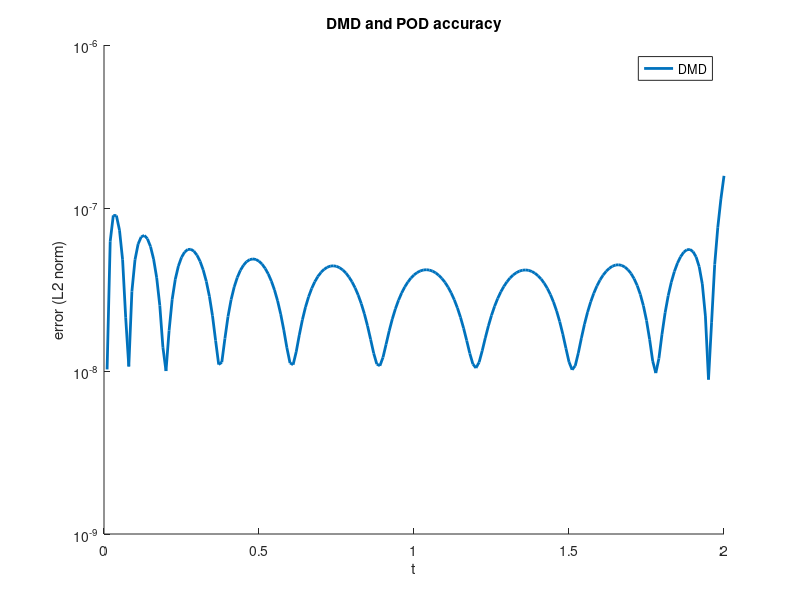

Recreate this plot in MATLAB.
clear all
dt = 0.01; t = 0:dt:2; Nt = length(t);
dx = 0.001; x = -2:dx:2; x = x'; Nx = length(x);

u = zeros(length(x),length(t));
advection = 0;
diffusion = 0.01;
% u0 = 0.5*exp(-(x-1).^2/0.05^2);

%% analytic solution u = 1/sqrt(4*pi*diffusion*(t+1))*exp(-x.^2/(4*diffusion*(t+1)));
u = zeros(length(x),length(t));
for i = 1:length(t)
    u(:,i) = 1/sqrt(4*pi*diffusion*(t(i)+1))*exp(-x.^2/(4*diffusion*(t(i)+1)));
end

% u1 = 0*u;
% u0 = 1/sqrt(4*pi*diffusion)*exp(-x.^2/4/diffusion);
% u1(:,1) = u0;
% % check CFL condition
% CFL = max(abs(u(:,1)))*dt/dx;
% fprintf('CFL number = %7.3f\n',CFL);
% 
% vtmp = ones(Nx-1,1);
% D1 = (diag(ones(Nx,1))-diag(vtmp,-1))/dx;
% D1(1,:) = 0; D1(end,:)=0;
% D2 = (diag(-2*ones(Nx,1))+diag(vtmp,1)+diag(vtmp,-1))/(dx^2);   % second derivative matrix
% D2(1,:) = 0; D2(end,:) =0;
% Id = diag(ones(Nx,1));     % identity matrix
% A1 = Id-dt*advection*D1;
% A2 = Id-dt*diffusion*D2;
% 
% for i = 1:length(t)-1
%     u1(:,i+1) = A2\(A1*u1(:,i));
% end

% %% DMD
% M = 250;
% X = u(:,1:M);
% X1 = X(:,1:M-1);
% X2 = X(:,2:M);
% [U,Sigma,V] = svd(X1,'econ');
% index = find(diag(Sigma)<= sum(diag(Sigma))*1e-4);
% k = min(index);
% % k = 10;
% U_k = U(:,1:k); Sigma_k = Sigma(1:k,1:k); V_k = V(:,1:k);
% Atilde = U_k'*X2*V_k/Sigma_k;
% [W,D] = eig(Atilde);
% % Z_k = U_k*W;%X2*V_k/Sigma_k*W;
% Z_k = X2*V_k/Sigma_k*W;
% Lambda_k = diag(D);
% 
% %% DMD Spectra
% omega = log(Lambda_k)/dt;
% Lambda_k = diag(Lambda_k);
% 
% %% Compute DMD Solution
% x1 = X(:,1);
% b = Z_k\x1;
% X_dmd = 0*u;
% X_dmd(:,1) = u0;
% for iter = 2:Nt
%     X_dmd(:,iter) = Z_k*Lambda_k.^(iter-1)*b;
% end
% X_dmd = real(X_dmd);

%% DMD
% M = 250;
M = Nt;
X = u(:,1:M);
X1 = X(:,1:M-1);
X2 = X(:,2:M);
[U,Sigma,V] = svd(X1,'econ');
index = find(diag(Sigma)<= sum(diag(Sigma))*1e-8);
k = min(index);
% k = 10;
U_k = U(:,1:k); Sigma_k = Sigma(1:k,1:k); V_k = V(:,1:k);
Atilde = U_k'*(X2-X1)/dt*V_k/Sigma_k;
[W,D] = eig(Atilde);
Z_k = U_k*W;%X2*V_k/Sigma_k*W;
% Z_k = X2*V_k/Sigma_k*W;
Lambda_k = dt*diag(D)+ones(k,1);

%% DMD Spectra
omega = log(Lambda_k)/dt;
Lambda_k = diag(Lambda_k);

%% Compute DMD Solution
x1 = X1(:,1);
b = Z_k\x1;
X_dmd = 0*u;
X_dmd(:,1) = u(:,1);
for iter = 2:Nt
    X_dmd(:,iter) = Z_k*Lambda_k.^(iter-1)*b;
end
X_dmd = real(X_dmd);

% figure
% plot(x,u(:,1),'LineWidth',6,'Color',[0.75,0.75,0.75]);
% hold on
% plot(x,u(:,250),'LineWidth',6,'Color',[0.6,0.8,1]);
% % plot(x,u(:,500),'LineWidth',6,'Color',[0.8,1,0.8]);
% % plot(x,u(:,end),'LineWidth',6,'Color',[1,0.6,0.6]);
% plot(x,X_dmd(:,1),'k-.','LineWidth',1.2);
% plot(x,X_dmd(:,250),'b-.','LineWidth',1.2);
% % plot(x,X_dmd(:,500),'g-.','LineWidth',1.2);
% % plot(x,X_dmd(:,end),'r-.','LineWidth',1.2);
% 
% xlabel('x');
% ylabel('u');
% title('DMD vs. Reference Solution')
% legend('reference soln t = 0','reference soln t = 0.25','reference soln t = 0.5','reference soln t = 1','DMD soln t = 0','DMD soln t = 0.25','DMD soln t = 0.5','DMD soln t = 1','Location','Best')

figure
hold on
error_dmd = sqrt(sum((u-X_dmd).^2,1));
plot(t,error_dmd,'LineWidth',2);
set(gca, 'YScale', 'log');
xlabel('t');
ylabel('error (L2 norm)');
title('DMD and POD accuracy');
legend('DMD','Location','Best')

